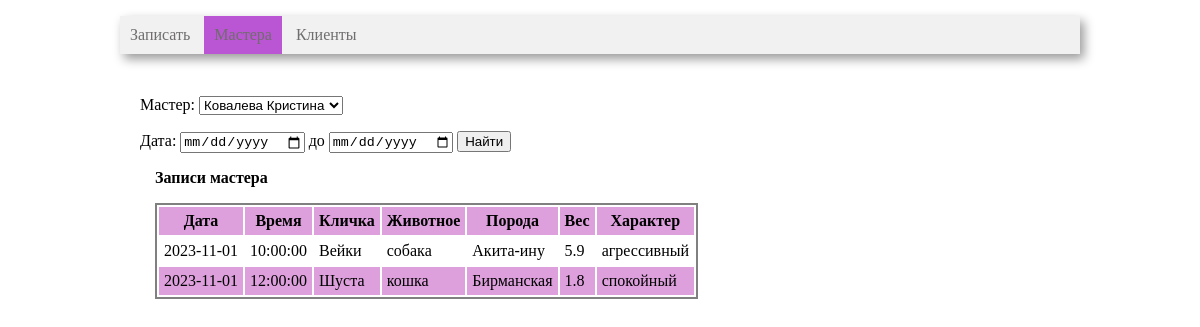
The page / on the database its author committed.
### tables this page shows
CREATE TABLE master(
    master_id INTEGER PRIMARY KEY AUTOINCREMENT,
	master_full_name VARCHAR(90)
);

CREATE TABLE timetable_date (
    timetable_date_id INTEGER PRIMARY KEY AUTOINCREMENT,
	timetable_id INTEGER,
	record_date DATE,
	FOREIGN KEY (timetable_id) REFERENCES timetable (timetableid) ON DELETE CASCADE
);

CREATE TABLE record (
    record_id INTEGER PRIMARY KEY AUTOINCREMENT,
	timetable_date_id INTEGER,
	pet_id INTEGER,
	record_time TIME,
	FOREIGN KEY (pet_id) REFERENCES pet (pet_id) ON DELETE CASCADE,
	FOREIGN KEY (timetable_date_id) REFERENCES timetable_date (timetable_date_id) ON DELETE CASCADE
);

CREATE TABLE pet(
    pet_id INTEGER PRIMARY KEY AUTOINCREMENT,
	pet_name VARCHAR(30),
	client_id INTEGER,
	brade VARCHAR(30),
	pet_birth_date DATE,
	weight REAL,
	mood VARCHAR(20),
	pet_gender VARCHAR(1),
	pet_type VARCHAR(6),
	FOREIGN KEY (client_id) REFERENCES client (client_id) ON DELETE CASCADE
);

### controllers/index.py (the view)
@app.route('/', methods=['get'])
def index():
    conn = get_db_connection()
    if request.values.get('master'):
        master_id = int(request.values.get('master'))
        session['master_id'] = master_id
        date_start = request.values.get('date_start')
        date_end = request.values.get('date_end')
    else:
        session['master_id'] = 1
        date_start = '2023-11-01'
        date_end = '2023-12-01'
    df_master = get_master(conn)
    df_master_record = get_master_record(conn, session['master_id'], date_start, date_end)
    html = render_template(
     'index.html',
     master_id = session['master_id'],
     combo_box = df_master,
     master_record = df_master_record,
     len = len
    )
    return html

### models/index_model.py (called while the page is built)
def get_master(conn):
 return pandas.read_sql(
 '''
  SELECT * FROM master
 ''', conn)

def get_master_record(conn, master_id, date_start, date_end):
 return pandas.read_sql('''
  SELECT record_date AS Дата, record_time AS Время, pet_name AS Кличка, pet_type AS Животное, brade AS Порода, weight AS Вес, mood AS Характер
  FROM master INNER JOIN timetable USING (master_id)
  INNER JOIN timetable_date USING (timetable_id)
  INNER JOIN record USING (timetable_date_id)
  INNER JOIN pet USING (pet_id)
  WHERE master.master_id = :id AND record_date >= :date_s AND record_date < :date_e
  ORDER BY record_date, record_time;
 ''', conn, params={"id": master_id, "date_s": date_start, "date_e": date_end})

### utils.py (called while the page is built)
def get_db_connection():
    return sqlite3.connect('grooming.sqlite')

### templates/index.html (shortened to what this page needs)
<!DOCTYPE HTML>
<html>
<head>
 <link rel="stylesheet" type="text/css" href="/static/css/style.css" />
    {% macro render_form(combo_box) %}
      <p>Мастер:
        <form>
          <select name="master">
          {% set n = len(combo_box) %}
          {% for i in range(n) %}
            {% set id_m = combo_box.loc[i, "master_id"] %}
            {% if id_m == master_id %}
              <option selected value={{id_m}}>
            {% else %}
              <option value={{id_m}}>
            {% endif %}
              {{ combo_box.loc[i, "master_full_name"] }}
              </option>
          {% endfor %}
          </select>
   <p>Дата:
     <input type="date" placeholder="Дата записи от" name="date_start">
     до
     <input type="date" placeholder="Дата записи до" name="date_end">
      <input type="submit" value="Найти">
              </p>
        </form>
      </p>
    {% endmacro %}
    {% macro render_table(table_name, relation) %}
      <div class="tbl_container">
        <p>
          <b>{{table_name}} </b>
        {% set n = len(relation) %}
        </p>
        <table>
          <tr>
            {% for name in relation.dtypes.index %}
            <th>{{name}}</th>
            {% endfor %}
          </tr>
          <tbody>
            {% for i in range(n) %}
            <tr>
              {% for name in relation.dtypes.index %}
                  <td> {{ relation.loc[i, name] }} </td>
              {% endfor %}
            </tr>
            {% endfor %}
          </tbody>
        </table>
      </div>
    {% endmacro %}
</head>
<body>
 <div class="menu">
 <ul>
     <li><a href={{url_for("record")}}>Записать</a></li>
     <li class ="active"><a href={{url_for("index")}}>Мастера</a></li>
     <li><a href={{url_for("client")}}>Клиенты</a></li>
 </ul>
 </div>
 <div class="block">
 <p>
 <form action='' method ="get" name="">
    {{render_form(combo_box)}}
 </form>
 </p>
{{render_table("Записи мастера", master_record) }}
 </div>
</body>
</html>

### static/CSS/style.css (style rules this page uses)
body { width: 80%; margin:auto; max-width: 1000px; }
.menu { background-color: #f1f1f1; box-shadow: 4px 5px 10px rgba(0, 0, 0, 0.4); width: 100%; }
.menu li { display: inline-block; vertical-align: top; padding: 10px; color: #6f6d6d; }
.menu a { text-decoration: none; color: #6f6d6d; }
.menu ul { padding: 0px; }
.active { background-color: #BA55D3; color: #f8f8f8; }
.block { padding: 10px 20px; }
.tbl_container { margin: 15px; }
table { border: solid 2px grey; }
table tr:nth-child(odd) { background-color: #ffffff; }
table tr:nth-child(even) { background-color: #DDA0DD; }
th { background-color: #DDA0DD; padding: 5px; }
td { padding: 5px; }

### rows shown on the page
master: master "Ковалева Кристина"
timetable_date: record_date "2023-11-01" "2023-11-01"
record: record_time "10:00:00"
pet: pet_name "Вейки" "собака" "Акита-ину" "агрессивный"
record: record_time "12:00:00"
pet: pet_name "Шуста" "кошка" "Бирманская" "спокойный"

### other values the page prints
{{ table_name }} "Записи мастера"
{{ name }} "Дата" "Время" "Кличка" "Животное" "Порода" "Вес" "Характер"
{{ relation.loc[i, name] }} "5.9" "1.8"
